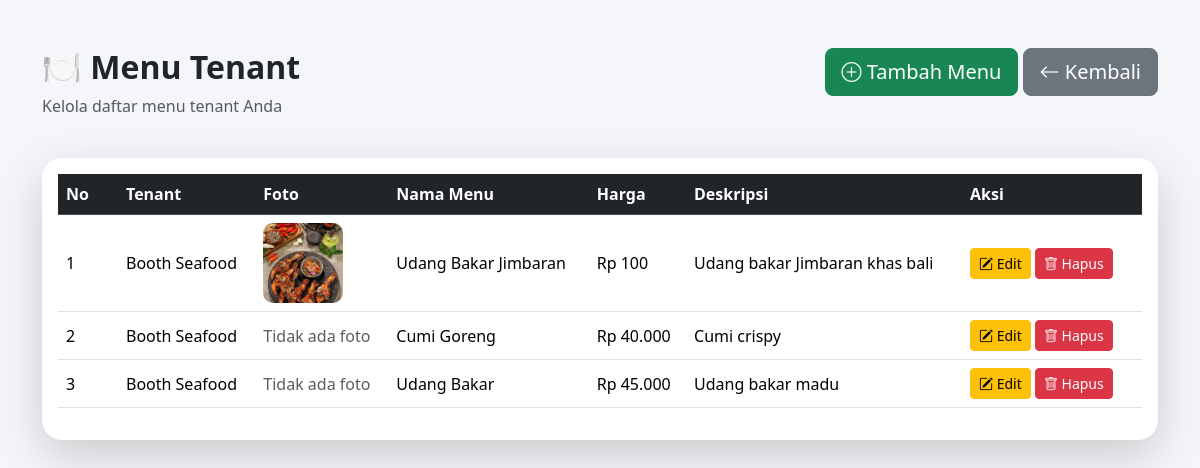
The page /tenant/menu_saya.php (signed in) on the database its author committed.
### tables this page shows
CREATE TABLE `menu` (
  `id_menu` int(11) NOT NULL,
  `id_tenant` int(11) NOT NULL,
  `nama_menu` varchar(100) NOT NULL,
  `harga` decimal(10,2) NOT NULL,
  `deskripsi` text DEFAULT NULL,
  `foto` varchar(255) DEFAULT NULL
);

CREATE TABLE `tenant` (
  `id_tenant` int(11) NOT NULL,
  `nama_tenant` varchar(100) NOT NULL,
  `deskripsi` text DEFAULT NULL,
  `foto` varchar(255) DEFAULT NULL,
  `created_at` timestamp NOT NULL DEFAULT current_timestamp(),
  `id_user` int(11) DEFAULT NULL
);

### tenant/menu_saya.php (the view, shortened to what this page needs)
<?php
include '../config/koneksi.php';
$id_user = $_SESSION['id_user'];
$tenant = mysqli_fetch_assoc(
    mysqli_query(
        $koneksi,
        "SELECT * FROM tenant
        WHERE id_user='$id_user'"
    )
);
$id_tenant = $tenant['id_tenant'];
$data = mysqli_query(
    $koneksi,
    "SELECT menu.*, tenant.nama_tenant
    FROM menu
    JOIN tenant ON menu.id_tenant = tenant.id_tenant
    WHERE menu.id_tenant='$id_tenant'
    ORDER BY menu.id_menu DESC"
);
?>
<!DOCTYPE html>
<html lang="id">
<head>
<link href="https://cdn.jsdelivr.net/npm/bootstrap@5.3.3/dist/css/bootstrap.min.css" rel="stylesheet">
<link rel="stylesheet" href="https://cdn.jsdelivr.net/npm/bootstrap-icons@1.11.3/font/bootstrap-icons.min.css">
</head>
<body>
<div class="container py-5">
<div class="row mb-4">
    <div class="col-md-6">
        <h2 class="page-title">
            🍽️ Menu Tenant
        </h2>
        <p class="text-muted">
            Kelola daftar menu tenant Anda
        </p>
    </div>
    <div class="col-md-6 text-end">
        <a href="tambah_menu.php"
           class="btn btn-success btn-lg">
            <i class="bi bi-plus-circle"></i>
            Tambah Menu
        </a>
        <a href="dashboard.php"
           class="btn btn-secondary btn-lg">
            <i class="bi bi-arrow-left"></i>
            Kembali
        </a>
    </div>
</div>
<div class="card card-custom shadow-lg">
<div class="card-body">
<div class="table-responsive">
<table class="table table-hover align-middle">
<thead class="table-dark">
<tr>
    <th width="60">No</th>
    <th>Tenant</th>
    <th>Foto</th>
    <th>Nama Menu</th>
    <th>Harga</th>
    <th>Deskripsi</th>
    <th width="180">Aksi</th>
</tr>
</thead>
<tbody>
<?php
$no = 1;
while($row = mysqli_fetch_assoc($data)):
?>
<tr>
<td><?= $no++; ?></td>
<td>
<?= $row['nama_tenant']; ?>
</td>
<td>
<?php if(!empty($row['foto'])): ?>
<img
src="../uploads/<?= $row['foto']; ?>"
class="foto-menu">
<?php else: ?>
<span class="text-muted">
Tidak ada foto
</span>
<?php endif; ?>
</td>
<td>
<?= $row['nama_menu']; ?>
</td>
<td>
Rp <?= number_format($row['harga'],0,',','.'); ?>
</td>
<td>
<?= $row['deskripsi']; ?>
</td>
<td>
<a href="edit_menu.php?id=<?= $row['id_menu']; ?>"
class="btn btn-warning btn-sm">
<i class="bi bi-pencil-square"></i>
Edit
</a>
<a href="hapus_menu.php?id=<?= $row['id_menu']; ?>"
class="btn btn-danger btn-sm"
onclick="return confirm('Yakin ingin menghapus menu ini?')">
<i class="bi bi-trash"></i>
Hapus
</a>
</td>
</tr>
<?php endwhile; ?>
</tbody>
</table>
</div>
</div>
</div>
</div>
</body>
</html>

### tenant/menu_saya.php (style rules this page uses)
body { background:#f4f6f9; }
.page-title { font-weight:bold; }
.card-custom { border:none; border-radius:20px; }
.table th, .table td { vertical-align:middle; }
.foto-menu { width:80px; height:80px; object-fit:cover; border-radius:10px; }

### rows shown on the page
menu: id_tenant.nama_tenant "Booth Seafood", foto (picture), nama_menu "Udang Bakar Jimbaran", harga "100", deskripsi "Udang bakar Jimbaran khas bali"
menu: id_tenant.nama_tenant "Booth Seafood", shows "Tidak ada foto", nama_menu "Cumi Goreng", harga "40.000", deskripsi "Cumi crispy"
menu: id_tenant.nama_tenant "Booth Seafood", shows "Tidak ada foto", nama_menu "Udang Bakar", harga "45.000", deskripsi "Udang bakar madu"
